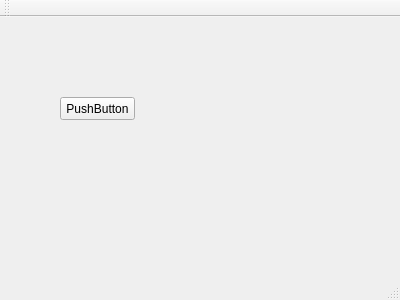
<?xml version="1.0" encoding="UTF-8"?>
<ui version="4.0">
 <class>MainWindow</class>
 <widget class="QMainWindow" name="MainWindow">
  <property name="geometry">
   <rect>
    <x>0</x>
    <y>0</y>
    <width>400</width>
    <height>300</height>
   </rect>
  </property>
  <property name="windowTitle">
   <string>MainWindow</string>
  </property>
  <widget class="QWidget" name="centralWidget">
   <widget class="QPushButton" name="pushButton">
    <property name="geometry">
     <rect>
      <x>60</x>
      <y>80</y>
      <width>75</width>
      <height>23</height>
     </rect>
    </property>
    <property name="text">
     <string>PushButton</string>
    </property>
   </widget>
  </widget>
  <widget class="QMenuBar" name="menuBar">
   <property name="geometry">
    <rect>
     <x>0</x>
     <y>0</y>
     <width>400</width>
     <height>18</height>
    </rect>
   </property>
  </widget>
  <widget class="QToolBar" name="mainToolBar">
   <attribute name="toolBarArea">
    <enum>TopToolBarArea</enum>
   </attribute>
   <attribute name="toolBarBreak">
    <bool>false</bool>
   </attribute>
  </widget>
  <widget class="QStatusBar" name="statusBar"/>
 </widget>
 <layoutdefault spacing="6" margin="11"/>
 <resources/>
 <connections/>
</ui>
